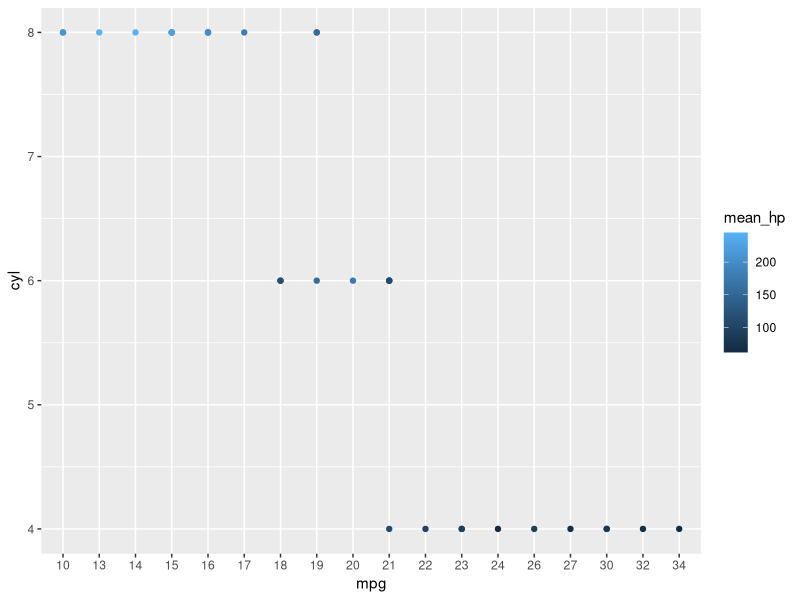

The R source for this figure:
## ---- chunk 1
##Examples
babys_first_variable.periods_mean_nothing = 2
print(babys_first_variable.periods_mean_nothing + 2)

x = babys_first_variable.periods_mean_nothing + 2
print(x + babys_first_variable.periods_mean_nothing)

y<-16
y + x

rm(x)
## ---- chunk 2
x = as.integer(1)
typeof(x)
x = 1.5
typeof(x)

typeof(TRUE)

## ---- chunk 3
x = c("hi", "there")
x[1]
x[2]
x[3]
x[4] = 12
print(x)

## ---- chunk 4
print(mtcars)
## ---- chunk 5
row_index = 3
column_index = 2

print(mtcars[row_index, column_index])
## we can get the column as a list easily
print(mtcars[, column_index])
#or the row as a 1 x ncol data-frame
print(mtcars[row_index, ])
## ---- chunk 6
#
function_whatever_name <- function(input_whatever_var){
  print(input_whatever_var)
  if(is.numeric(input_whatever_var)){print("I'm a numeric too!")
    }
  return(input_whatever_var)
}

function_whatever_name(2)
## ---- chunk 7
library(dplyr)
## ---- chunk 8
#select takes a dataframe, then keeps some of the columns you selected
dplyr::select(mtcars,1)
## ---- chunk 9
mtcars %>% dplyr::select(1)
mtcars %>% dplyr::select(.,1)
## ---- chunk 10
#save the output in this mt_cars_changed
mt_cars_changed <- mtcars %>%
  #create a new column
  dplyr::mutate(new_col = 1) %>%
  #multiple that column by two, and add the value of vs rowwise
  dplyr::mutate(new_col = new_col*2 + vs) %>%
  #select new_col, mpg, mpg cyl, and all columns that are numeric
  dplyr::select(new_col, mpg, cyl, where(is.numeric)) %>%
  #only keep rows where the mpg > 5
  dplyr::filter(mpg > 5) %>%
  #round the mpg to 2 digits
  dplyr::mutate(mpg = round(mpg, 0)) %>%
  #conver the mpg column into a character
  dplyr::mutate(mpg = as.character(mpg))
print(mt_cars_changed)

mt_cars_mean <- mt_cars_changed %>% 
  #group by the mpg variable
  dplyr::group_by(mpg) %>%
  #take the mean of it and the sum
  summarise(mean_hp = mean(hp), number_of_rows = n())

final_df <- mt_cars_changed %>% 
  dplyr::left_join(mt_cars_mean, by  = c("mpg" = "mpg"))%>%
  #select mpg, mean_hp, number_of_rows, then everything else
  dplyr::select(mpg, mean_hp, number_of_rows, everything())
## ---- chunk 11
library(ggplot2)

final_df %>% 
  ggplot(aes(x = mpg, y = cyl, color = mean_hp)) + geom_point()
## ---- chunk 12
?as.numeric
??as.numeric
## ---- chunk 13
variable_carrying_thing <- "hello_world"
print("hello world")
print(variable_carrying_thing)
